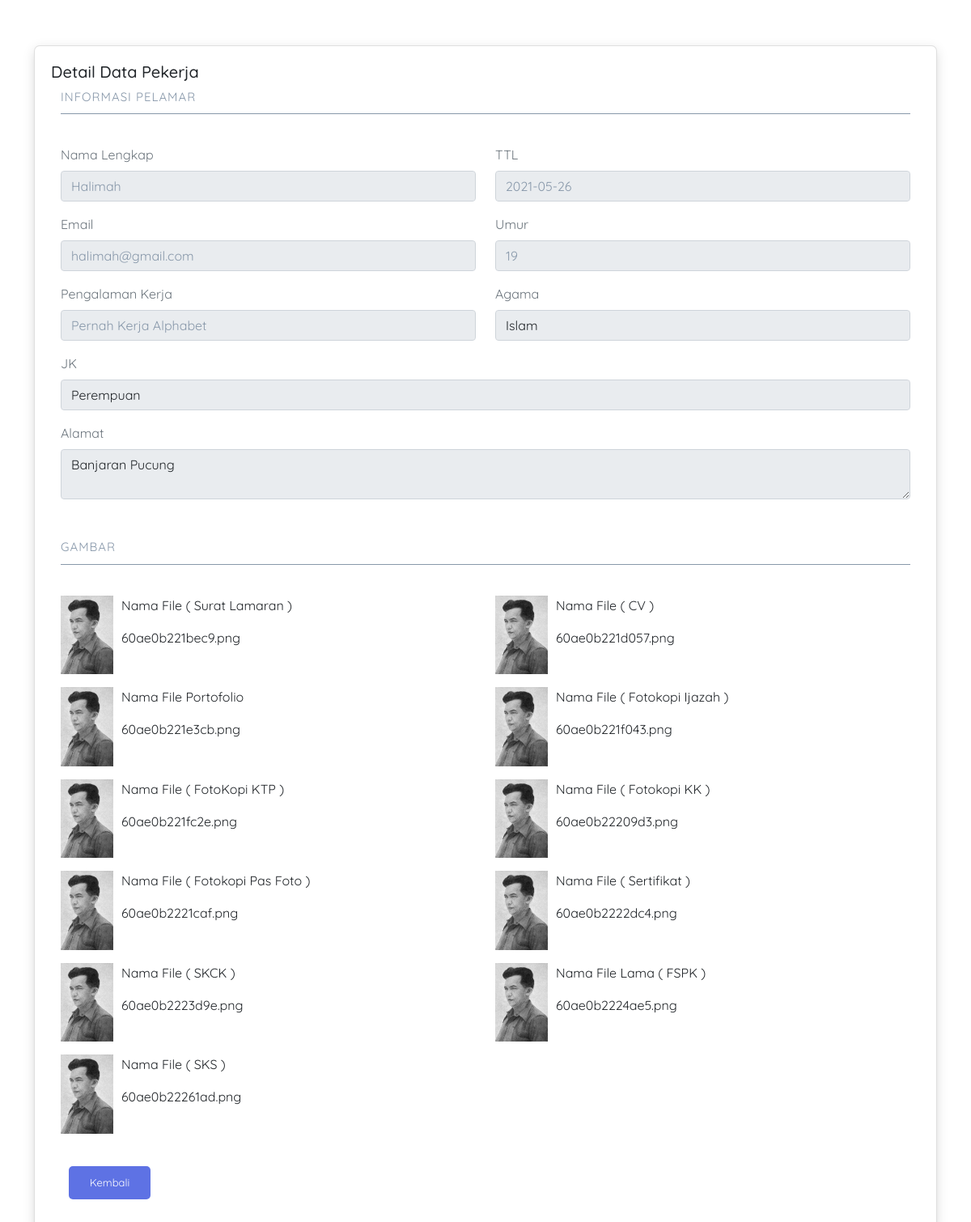
The app's page /Admin/DetailData.php?ID=7 with its own data.
### tables this page shows
CREATE TABLE `surat_lamaran` (
  `id` int(11) NOT NULL,
  `surat_lamaran` varchar(100) NOT NULL,
  `cv` varchar(100) NOT NULL,
  `portofolio` varchar(100) NOT NULL,
  `fotokopi_ijazah` varchar(100) NOT NULL,
  `fotokopi_ktp` varchar(100) NOT NULL,
  `fotokopi_kk` varchar(100) NOT NULL,
  `pas_foto` varchar(100) NOT NULL,
  `sertifikat` varchar(100) NOT NULL,
  `skck` varchar(100) NOT NULL,
  `fotokopi_surat_pengalaman_kerja` varchar(100) NOT NULL,
  `surat_keterangan_sehat` varchar(100) NOT NULL,
  `formulir_dari_perusahaan` varchar(100) NOT NULL,
  `status` int(11) NOT NULL
);

CREATE TABLE `formulir` (
  `id_formulir` int(11) NOT NULL,
  `kode_formulir` varchar(100) NOT NULL,
  `nama` varchar(250) NOT NULL,
  `email` varchar(100) NOT NULL,
  `ttl` varchar(50) NOT NULL,
  `alamat` varchar(255) NOT NULL,
  `pengalaman_kerja` varchar(255) NOT NULL,
  `umur` int(11) NOT NULL,
  `jk` enum('Laki-Laki','Perempuan') NOT NULL,
  `agama` enum('Islam','Protestan','Katolik','Kongucu','Budha','Hindu') NOT NULL
);

### Admin/DetailData.php (the view, shortened to what this page needs)
<?php
require "../App/koneksi.php";
$ID = $_GET['ID'];
$getQuery = mysqli_query($conn, "SELECT formulir.*, surat_lamaran.* FROM surat_lamaran INNER JOIN formulir ON formulir.id_formulir = surat_lamaran.formulir_dari_perusahaan WHERE id = '$ID'");
$result = mysqli_fetch_assoc($getQuery);
?>
<!DOCTYPE html>
<html lang="en">
<head>
    <link href="https://cdn.jsdelivr.net/npm/bootstrap@5.0.1/dist/css/bootstrap.min.css" rel="stylesheet">
    <link rel="stylesheet" href="../CSS/jquery-ui.css">
    <link rel="stylesheet" href="../CSS/admin.css">
</head>
<body>
    <div class="container">
        <div class="col-md-12">
            <div class="card">
                <div class="headerEmploye">
                    <h5>Detail Data Pekerja</h5>
                </div>
                <div class="container">
                    <div class="titleContent">
                        <p class="mb-5">Informasi Pelamar</p>
                    </div>
                </div>
                <div class="contentProfileAdmin">
                    <div class="container">
                        <div class="row">
                            <div class="col-md-6">
                                <div class="inputAdmin d-flex flex-column">
                                    <label for="nama" class="text-secondary">Nama Lengkap</label>
                                    <input type="text" name="nama" disabled value="<?php echo $result['nama'] ?>" id="nama" class="form-control mt-2">
                                </div>
                            </div>
                            <div class="col-md-6">
                                <div class="inputAdmin d-flex flex-column">
                                    <label for="ttl" class="text-secondary">TTL</label>
                                    <input type="text" name="ttl" disabled value="<?php echo $result['ttl'] ?>" id="ttl" class="form-control mt-2">
                                </div>
                            </div>
                            <div class="col-md-6 mt-3">
                                <div class="inputAdmin d-flex flex-column">
                                    <label for="email" class="text-secondary">Email</label>
                                    <input type="email" name="email" disabled value="<?php echo $result['email'] ?>" id="email" class="form-control mt-2">
                                </div>
                            </div>
                            <div class="col-md-6 mt-3">
                                <div class="inputAdmin d-flex flex-column">
                                    <label for="umur" class="text-secondary">Umur</label>
                                    <input type="text" name="umur" disabled id="umur" value="<?php echo $result['umur'] ?>" class="form-control mt-2" onkeyup="if (/\D/g.test(this.value)) this.value = this.value.replace(/\D/g,'')">
                                </div>
                            </div>
                            <div class="col-md-6 mt-3">
                                <div class="inputAdmin d-flex flex-column">
                                    <label for="pengalamanKerja" disabled class="text-secondary">Pengalaman Kerja</label>
                                    <input type="text" disabled name="pengalamanKerja" value="<?php echo $result['pengalaman_kerja'] ?>" id="pengalamanKerja" class="form-control mt-2">
                                </div>
                            </div>
                            <div class="col-md-6 mt-3">
                                <div class="inputAdmin d-flex flex-column">
                                    <label for="umur" class="text-secondary">Agama</label>
                                    <select name="agama" disabled id="agama" class="form-control mt-2">
                                        <option value="Islam">Islam</option>
                                    </select>
                                </div>
                            </div>
                            <div class="col-md-12 mt-3">
                                <div class="inputAdmin d-flex flex-column">
                                    <label for="umur" class="text-secondary">JK</label>
                                    <select name="jk" disabled id="jk" class="form-control mt-2">
                                        <option value="Perempuan">Perempuan</option>
                                    </select>
                                </div>
                            </div>
                            <div class="col-md-12 mt-3">
                                <div class="inputAdmin d-flex flex-column">
                                    <label for="alamat" class="text-secondary">Alamat</label>
                                    <textarea type="text" disabled name="alamat" id="alamat" class="form-control mt-2"><?php echo $result['alamat'] ?></textarea>
                                </div>
                            </div>
                        </div>
                    </div>
                </div>
                <div class="container">
                    <div class="titleContent">
                        <p class="my-5">Gambar</p>
                    </div>
                </div>
                <div class="contentProfileAdmin">
                    <div class="container">
                        <div class="row WrapperGambar">
                            <div class="col-md-6">
                                <div class="inputAdmin d-flex flex-column">
                                    <div class="d-flex mb-3">
                                        <img onclick="ClickIMG(event)" src="../Img/Surat_Lamaran/<?php echo $result['surat_lamaran'] ?>" width="65">
                                        <div class="d-flex" style="margin-left: 10px; flex-direction: column;">
                                            <p>Nama File ( Surat Lamaran )</p>
                                            <p id="suratLamaranLama"><?php echo $result['surat_lamaran'] ?></p>
                                        </div>
                                    </div>
                                </div>
                            </div>
                            <div class="col-md-6">
                                <div class="inputAdmin d-flex flex-column">
                                    <div class="d-flex mb-3">
                                        <img onclick="ClickIMG(event)" src="../Img/CV/<?php echo $result['cv'] ?>" width="65">
                                        <div class="d-flex" style="margin-left: 10px; flex-direction: column;">
                                            <p>Nama File ( CV )</p>
                                            <p id="cvLama"><?php echo $result['cv'] ?></p>
                                        </div>
                                    </div>
                                </div>
                            </div>
                            <div class="col-md-6">
                                <div class="inputAdmin d-flex flex-column">
                                    <div class="d-flex mb-3">
                                        <img onclick="ClickIMG(event)" src="../Img/Portofolio/<?php echo $result['portofolio'] ?>" width="65">
                                        <div class="d-flex" style="margin-left: 10px; flex-direction: column;">
                                            <p>Nama File Portofolio</p>
                                            <p id="portofolioLama"><?php echo $result['portofolio'] ?></p>
                                        </div>
                                    </div>
                                </div>
                            </div>
                            <div class="col-md-6">
                                <div class="inputAdmin d-flex flex-column">
                                    <div class="d-flex mb-3">
                                        <img onclick="ClickIMG(event)" src="../Img/Fotokopi_Ijazah/<?php echo $result['fotokopi_ijazah'] ?>" width="65">
                                        <div class="d-flex" style="margin-left: 10px; flex-direction: column;">
                                            <p>Nama File ( Fotokopi Ijazah )</p>
                                            <p id="fotokopiIjazahLama"><?php echo $result['fotokopi_ijazah'] ?></p>
                                        </div>
                                    </div>
                                </div>
                            </div>
                            <div class="col-md-6">
                                <div class="inputAdmin d-flex flex-column">
                                    <div class="d-flex mb-3">
                                        <img onclick="ClickIMG(event)" src="../Img/Fotokopi_KTP/<?php echo $result['fotokopi_ktp'] ?>" width="65">
                                        <div class="d-flex" style="margin-left: 10px; flex-direction: column;">
                                            <p>Nama File ( FotoKopi KTP ) </p>
                                            <p id="fotokopiKtpLama"><?php echo $result['fotokopi_ktp'] ?></p>
                                        </div>
                                    </div>
                                </div>
                            </div>
                            <div class="col-md-6">
                                <div class="inputAdmin d-flex flex-column">
                                    <div class="d-flex mb-3">
                                        <img onclick="ClickIMG(event)" src="../Img/Fotokopi_KK/<?php echo $result['fotokopi_kk'] ?>" width="65">
                                        <div class="d-flex" style="margin-left: 10px; flex-direction: column;">
                                            <p>Nama File ( Fotokopi KK )</p>
                                            <p id="fotokopiKkLama"><?php echo $result['fotokopi_kk'] ?></p>
                                        </div>
                                    </div>
                                </div>
                            </div>
                            <div class="col-md-6">
                                <div class="inputAdmin d-flex flex-column">
                                    <div class="d-flex mb-3">
                                        <img onclick="ClickIMG(event)" src="../Img/Pas_Foto/<?php echo $result['pas_foto'] ?>" width="65">
                                        <div class="d-flex" style="margin-left: 10px; flex-direction: column;">
                                            <p>Nama File ( Fotokopi Pas Foto )</p>
                                            <p id="pasFotoLama"><?php echo $result['pas_foto'] ?></p>
                                        </div>
                                    </div>
                                </div>
                            </div>
                            <div class="col-md-6">
                                <div class="inputAdmin d-flex flex-column">
                                    <div class="d-flex mb-3">
                                        <img onclick="ClickIMG(event)" src="../Img/Sertifikat/<?php echo $result['sertifikat'] ?>" width="65">
                                        <div class="d-flex" style="margin-left: 10px; flex-direction: column;">
                                            <p>Nama File ( Sertifikat )</p>
                                            <p id="SertifikatLama"><?php echo $result['sertifikat'] ?></p>
                                        </div>
                                    </div>
                                </div>
                            </div>
                            <div class="col-md-6">
                                <div class="inputAdmin d-flex flex-column">
                                    <div class="d-flex mb-3">
                                        <img onclick="ClickIMG(event)" src="../Img/SKCK/<?php echo $result['skck'] ?>" width="65">
                                        <div class="d-flex" style="margin-left: 10px; flex-direction: column;">
                                            <p>Nama File ( SKCK )</p>
                                            <p id="skckLama"><?php echo $result['skck'] ?></p>
                                        </div>
                                    </div>
                                </div>
                            </div>
                            <div class="col-md-6">
                                <div class="inputAdmin d-flex flex-column">
                                    <div class="d-flex mb-3">
                                        <img onclick="ClickIMG(event)" src="../Img/FSPK/<?php echo $result['fotokopi_surat_pengalaman_kerja'] ?>" width="65">
                                        <div class="d-flex" style="margin-left: 10px; flex-direction: column;">
                                            <p>Nama File Lama ( FSPK )</p>
                                            <p id="fotokopiSuratPengalamanKerjaLama"><?php echo $result['fotokopi_surat_pengalaman_kerja'] ?></p>
                                        </div>
                                    </div>
                                </div>
                            </div>
                            <div class="col-md-6">
                                <div class="inputAdmin d-flex flex-column">
                                    <div class="d-flex mb-3">
                                        <img onclick="ClickIMG(event)" src="../Img/SKS/<?php echo $result['surat_keterangan_sehat'] ?>" width="65">
                                        <div class="d-flex" style="margin-left: 10px; flex-direction: column;">
                                            <p>Nama File ( SKS )</p>
                                            <p id="suratKeteranganSehatLama"><?php echo $result['surat_keterangan_sehat'] ?></p>
                                        </div>
                                    </div>
                                </div>
                            </div>
                        </div>
                    </div>
                </div>
                <div class="col-md-6">
                    <div class="container">
                        <div class="btnContent-profile d-flex mt-4">
                            <button type="submit" onclick="BackToMain()" style="margin-left: 10px;" class="btn btnUpdate-Profile mb-3">Kembali</button>
                        </div>
                    </div>
                </div>
            </div>
        </div>
    </div>
</body>
</html>

### CSS/admin.css (style rules this page uses)
* { padding: 0; margin: 0; }
body { font-family: "Quicksand", sans-serif; overflow-x: hidden; background: #fff; }
:root { --grey: #8898aa; --gray: #8898aa; --secondary: #f7fafc; --success: #2dce89; --danger: #f5365c; --orange: #fb6340; --primary: #5e72e4; }
.card { width: 100%; padding: 20px; overflow-x: hidden; border-radius: 7px; background: #fff; box-shadow: 0 4px 15px 0px rgba(0, 0, 0, 0.12), 0 7px 10px -5px rgba(0, 0, 0, 0.15); margin: 5% 0; }
.titleContent { position: relative; width: 100%; }
.titleContent:after { content: ""; width: 100%; height: 1px; background: var(--gray); position: absolute; bottom: -10px; left: 0; }
.titleContent p { font-size: 15px; text-transform: uppercase; letter-spacing: 1px; color: var(--gray); }
.inputAdmin input { color: var(--gray); font-size: 16px; }
.btnUpdate-Profile { background: var(--primary); color: #fff; padding: 10px 25px; border-radius: 5px; cursor: pointer; font-size: 13px; transition: 0.5s; }
.inputAdmin img { cursor: pointer; }

### records on screen
surat_lamaran: nama "Halimah", ttl "2021-05-26", email "halimah@gmail.com", umur "19", pengalamanKerja "Pernah Kerja Alphabet", alamat "Banjaran Pucung", surat_lamaran (picture), surat_lamaran "60ae0b221bec9.png", cv (picture), cv "60ae0b221d057.png", portofolio (picture), portofolio "60ae0b221e3cb.png", fotokopi_ijazah (picture), fotokopi_ijazah "60ae0b221f043.png", fotokopi_ktp (picture), fotokopi_ktp "60ae0b221fc2e.png", fotokopi_kk (picture), fotokopi_kk "60ae0b22209d3.png", pas_foto (picture), pas_foto "60ae0b2221caf.png", sertifikat (picture), sertifikat "60ae0b2222dc4.png", skck (picture), skck "60ae0b2223d9e.png", fotokopi_surat_pengalaman_kerja (picture), fotokopi_surat_pengalaman_kerja "60ae0b2224ae5.png", surat_keterangan_sehat (picture), surat_keterangan_sehat "60ae0b22261ad.png"
